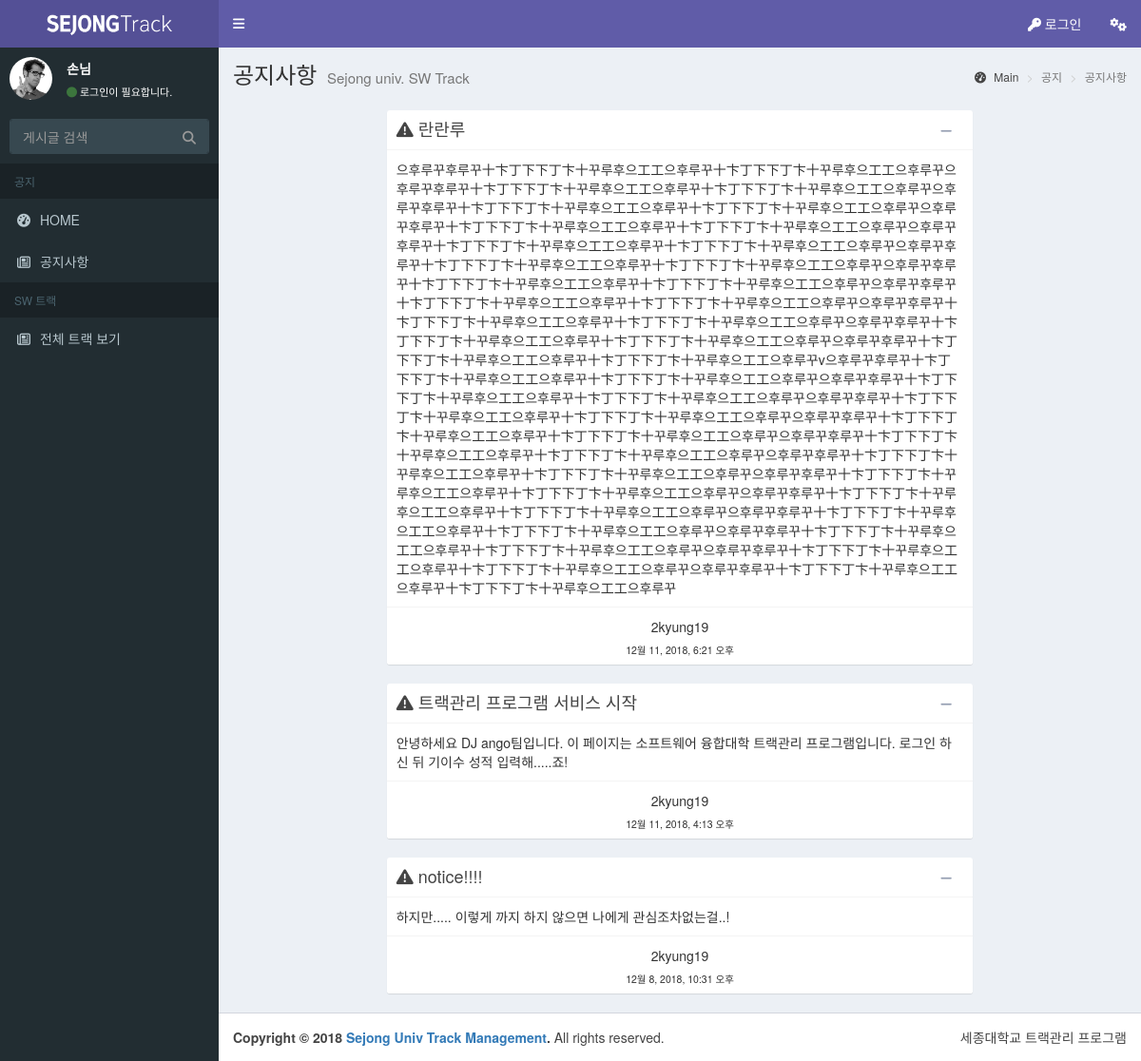
The app's page /notice with its own data.
### home/models.py (models this page shows, shortened)
class Post(models.Model):
    author = models.ForeignKey('auth.User', on_delete=models.CASCADE)
    title = models.CharField(max_length=200)
    text = models.TextField()
    created_date = models.DateTimeField(default=timezone.now)
    published_date = models.DateTimeField(blank=True, null=True)

### home/views.py (the view)
# urls.py: url(r'^notice',views.notice,name="notice"),
def notice(request):
	posts = Post.objects.all().order_by('-created_date') #날짜 역순
	context = {'posts':posts }
	return render(request,'home/notice.html',context)

### home/templates/home/notice.html
{% extends 'home/base.html' %}
{% block content %}
    <section class="content-header">
        <h1>
            공지사항
            <small>Sejong univ. SW Track</small>
        </h1>
        <ol class="breadcrumb">
            <li><a href="#"><i class="fa fa-dashboard"></i> Main</a></li>
            <li class="active">공지</li>
            <li class="active">공지사항</li>
        </ol>
    </section>
    <section class="content-header">
        <div class="row" style="padding-top: 10px;">
            <div class="col-md-8 col-md-offset-2">
                {% for post in posts %}
                <div class="row">
                    <div class="col-md-12">
                        <div class="box box-solid">
                            <div class="box-header with-border">
                                <h3 class="box-title"><i class="fa fa-warning"></i> {{post.title}}</h3>
                                <div class="box-tools pull-right">
                                    <button type="button" class="btn btn-box-tool" data-widget="collapse"><i class="fa fa-minus"></i></button>
                                </div>
                            </div>
                            <div class="box-body">
                                {{post.text}}
                            </div>
                            <div class="box-footer text-center">
                                {{post.author}}<br>
                                <sub>{{post.created_date}}</sub>
                            </div>
                        </div>
                    </div>
                </div>
                {% endfor %}
            </div>
        </div>
        </section>
{% endblock %}

### records on screen
Post: title "란란루", text "으후루꾸후루꾸十卞丁下下丁卞十꾸루후으工工으후루꾸十卞丁下下丁卞十꾸루후으工工으후루꾸으후루꾸후루꾸十卞丁下下丁卞十꾸루후으工工으후루꾸十卞丁下下丁卞十꾸루후으工工으후루꾸으후루꾸후루꾸十卞丁下下丁卞十꾸루후으工工으후루꾸十卞丁下下丁卞十꾸루후으工工으후루꾸으후루꾸후루꾸十卞丁下下丁卞十꾸루후으工工으후루꾸十卞丁下下丁卞十꾸루후으工工으후루꾸으후루꾸후루꾸十卞丁下下丁卞十꾸루후으工工으후루꾸十卞丁下下丁卞十꾸루후으工工으후루꾸으후루꾸후루꾸十卞丁下下丁卞十꾸루후으工工으후루꾸十卞丁下下丁卞十꾸루후으工工으후루꾸으후루꾸후루꾸十卞丁下下丁卞十꾸루후으工工으후루꾸十卞丁下下丁卞十꾸루후으工工으후루꾸으후루꾸후루꾸十卞丁下下丁卞十꾸루후으工工으후루꾸十卞丁下下丁卞十꾸루후으工工으후루꾸으후루꾸후루꾸十卞丁下下丁卞十꾸루후으工工으후루꾸十卞丁下下丁卞十꾸루후으工工으후루꾸으후루꾸후루꾸十卞丁下下丁卞十꾸루후으工工으후루꾸十卞丁下下丁卞十꾸루후으工工으후루꾸으후루꾸후루꾸十卞丁下下丁卞十꾸루후으工工으후루꾸十卞丁下下丁卞十꾸루후으工工으후루꾸v으후루꾸후루꾸十卞丁下下丁卞十꾸루후으工工으후루꾸十卞丁下下丁卞十꾸루후으工工으후루꾸으후루꾸후루꾸十卞丁下下丁卞十꾸루후으工工으후루꾸十卞丁下下丁卞十꾸루후으工工으후루꾸으후루꾸후루꾸十卞丁下下丁卞十꾸루후으工工으후루꾸十卞丁下下丁卞十꾸루후으工工으후루꾸으후루꾸후루꾸十卞丁下下丁卞十꾸루후으工工으후루꾸十卞丁下下丁卞十꾸루후으工工으후루꾸으후루꾸후루꾸十卞丁下下丁卞十꾸루후으工工으후루꾸十卞丁下下丁卞十꾸루후으工工으후루꾸으후루꾸후루꾸十卞丁下…", author "2kyung19", created_date "12월 11, 2018, 6:21 오후"
Post: title "트랙관리 프로그램 서비스 시작", text "안녕하세요 DJ ango팀입니다. 이 페이지는 소프트웨어 융합대학 트랙관리 프로그램입니다. 로그인 하신 뒤 기이수 성적 입력해.....죠!", author "2kyung19", created_date "12월 11, 2018, 4:13 오후"
Post: title "notice!!!!", text "하지만..... 이렇게 까지 하지 않으면 나에게 관심조차없는걸..!", author "2kyung19", created_date "12월 8, 2018, 10:31 오후"
